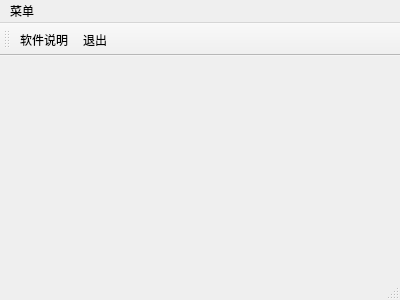
<?xml version="1.0" encoding="UTF-8"?>
<ui version="4.0">
 <class>MainWindow</class>
 <widget class="QMainWindow" name="MainWindow">
  <property name="geometry">
   <rect>
    <x>0</x>
    <y>0</y>
    <width>400</width>
    <height>300</height>
   </rect>
  </property>
  <property name="windowTitle">
   <string>MainWindow</string>
  </property>
  <widget class="QWidget" name="centralWidget"/>
  <widget class="QMenuBar" name="menuBar">
   <property name="geometry">
    <rect>
     <x>0</x>
     <y>0</y>
     <width>400</width>
     <height>26</height>
    </rect>
   </property>
   <widget class="QMenu" name="menu">
    <property name="title">
     <string>菜单</string>
    </property>
    <addaction name="actioninstruct"/>
    <addaction name="actionexit"/>
   </widget>
   <addaction name="menu"/>
  </widget>
  <widget class="QToolBar" name="mainToolBar">
   <attribute name="toolBarArea">
    <enum>TopToolBarArea</enum>
   </attribute>
   <attribute name="toolBarBreak">
    <bool>false</bool>
   </attribute>
   <addaction name="actioninstruct"/>
   <addaction name="actionexit"/>
  </widget>
  <widget class="QStatusBar" name="statusBar"/>
  <action name="actioninstruct">
   <property name="text">
    <string>软件说明</string>
   </property>
  </action>
  <action name="actionexit">
   <property name="text">
    <string>退出</string>
   </property>
  </action>
 </widget>
 <layoutdefault spacing="6" margin="11"/>
 <resources/>
 <connections/>
</ui>
